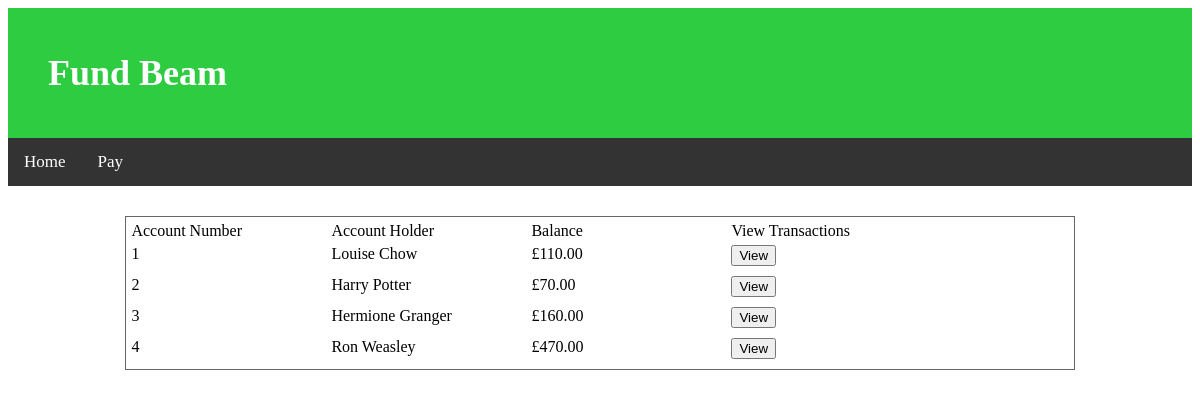
Before: / with the older database file.
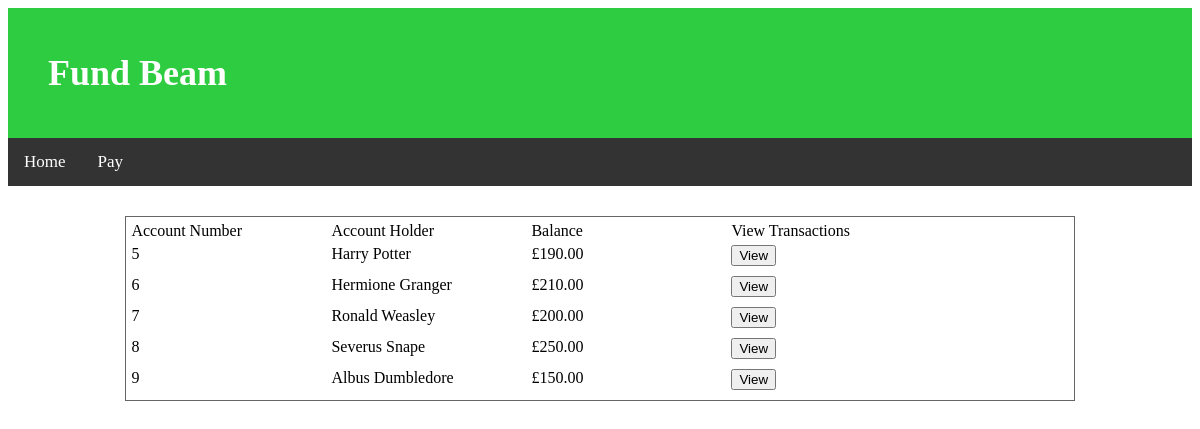
After: the same page with the newer database file.
### payments/models.py (models this page shows, shortened)
class Account(models.Model):
    first_name = models.CharField(max_length=200)
    last_name = models.CharField(max_length=200)
    email = models.EmailField(max_length=200)
    account_number = models.AutoField(primary_key=True)
    balance = models.DecimalField(max_digits=20, decimal_places=2, default=200.00)

### payments/views.py (the view)
# urls.py: url(r'^$', views.account_list, name="account_list"),
def account_list(request):
    accounts = Account.objects.all()
    return render(request, 'payments/account_list.html', {'accounts': accounts})

### payments/templates/payments/account_list.html (shortened to what this page needs)
{% extends 'payments/base.html' %}
{% block content %}
<div class="table account-table">
    <div class="table-row">
        <div class="table-col">Account Number</div>
        <div class="table-col">Account Holder</div>
        <div class="table-col">Balance</div>
        <div class="table-col">View Transactions</div>
    </div>
    {% for account in accounts %}
    <div class="table-row">
        <div class="table-col">{{ account.account_number }}</div>
        <div class="table-col">{{ account.first_name }} {{ account.last_name }}</div>
        <div class="table-col">&pound;{{ account.balance }}</div>
        <div class="table-col">
            <button class="view-transactions" data-account_number="{{ account.account_number }}" type="button">View</button>
        </div>
    </div>
    {% endfor %}
</div>
{% endblock %}

### payments/templates/payments/base.html (shortened to what this page needs)
{% load staticfiles %}
<html lang="en">
<head>
    <link rel="stylesheet" href="{% static 'css/fundbeam.css' %}">
</head>
<body>
<div class="header">
    <h1><a href="/">Fund Beam</a></h1>
</div>
<div class="navigation">
    <ul class="nav-menu">
        <li><a href="/">Home</a></li>
        <li><a href="/pay">Pay</a></li>
    </ul>
</div>
<div class="content">
    {% block content %}
    {% endblock%}
</div>
</body>
</html>

### payments/static/css/fundbeam.css (style rules this page uses)
.header { background-color: #2ECC40; margin-top: 0; padding: 20px 20px 20px 40px; }
.header h1, .header h1 a { color: #ffffff; font-size: 36px; text-decoration: none; }
ul.nav-menu { list-style-type:none; margin: 0; padding: 0; overflow: hidden; background-color: #333; }
ul.nav-menu li { float: left; }
ul.nav-menu li a { display: inline-block; color: #ffffff; text-align: center; padding: 14px 16px; text-decoration: none; transition: 0.3s; font-size: 17px; }
.table { display:table; border:1px solid #666666; border-spacing:5px; }
.table-row { display:table-row; width:auto; clear:both; }
.table-col { float:left; display:table-column; width:200px; }
.account-table { margin: 30px 0; width: 80%; margin-left: auto; margin-right: auto; }

Changed rows visible on the page:
removed Account: account_number "1", first_name "Louise", last_name "Chow", balance "110.00"
removed Account: account_number "2", first_name "Harry", last_name "Potter", balance "70.00"
removed Account: account_number "3", first_name "Hermione", last_name "Granger", balance "160.00"
removed Account: account_number "4", first_name "Ron", last_name "Weasley", balance "470.00"
added Account: account_number "5", first_name "Harry", last_name "Potter", balance "190.00"
added Account: account_number "6", first_name "Hermione", last_name "Granger", balance "210.00"
added Account: account_number "7", first_name "Ronald", last_name "Weasley", balance "200.00"
added Account: account_number "8", first_name "Severus", last_name "Snape", balance "250.00"
added Account: account_number "9", first_name "Albus", last_name "Dumbledore", balance "150.00"
